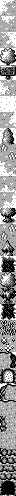

The image is a tile-based game level rendered from a .tmx file. Its description and complete source (layers, tilesets, objects, tile grids) follow:
An orthogonal 2x62 tile map with 8x8 px tiles, 1 tile layer (metatiles), 5 tilesets.

<map height="62" orientation="orthogonal" renderorder="right-down" tileheight="8" tilewidth="8" width="2">
	<tileset firstgid="1" tilewidth="8" tileheight="8">
		<image source="../../../gfx/tilesets/image_16_4c50.png" />
	</tileset>
	<tileset firstgid="55" tilewidth="8" tileheight="8">
		<image source="../../../gfx/tilesets/gfx_017_66ce.png" />
	</tileset>
	<tileset firstgid="76" tilewidth="8" tileheight="8">
		<image source="../../../gfx/tilesets/gfx_019_7a00.png" />
	</tileset>
	<tileset firstgid="85" tilewidth="8" tileheight="8">
		<image source="../../../gfx/tilesets/gfx_051_68c0.png" />
	</tileset>
	<tileset firstgid="103" tilewidth="8" tileheight="8">
		<image source="../../../gfx/tilesets/gfx_065_55f0.png" />
	</tileset>
	<layer height="62" id="1" name="metatiles" width="2">
		<data encoding="csv">
2, 4,
3, 5,
6, 8,
7, 9,
10, 12,
11, 13,
14, 16,
15, 17,
18, 20,
19, 21,
22, 24,
23, 25,
26, 28,
27, 29,
30, 31,
7, 32,
33, 35,
34, 36,
37, 38,
7, 39,
40, 42,
41, 43,
30, 38,
44, 45,
30, 47,
46, 48,
49, 51,
50, 52,
30, 39,
37, 53,
55, 57,
56, 58,
59, 61,
60, 62,
63, 65,
64, 66,
67, 69,
68, 70,
71, 73,
72, 74,
76, 78,
77, 79,
80, 82,
81, 83,
85, 87,
86, 88,
89, 91,
90, 92,
93, 95,
94, 96,
95, 85,
96, 86,
94, 96,
97, 96,
96, 86,
96, 98,
99, 100,
99, 101,
100, 101,
101, 100,
103, 105,
104, 106</data>
	</layer>
</map>
